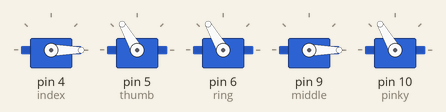
This sketch was run on a simulated Arduino Uno, built with avr-gcc and run on an emulated ATmega328P. Shown: 5 × servo.

Above: at 4.05 s.
At 16.0 s:
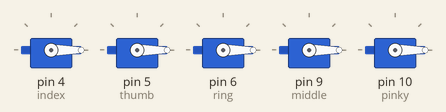
Timing chart, 0 to 19.6 s (numbered marks = the images above):
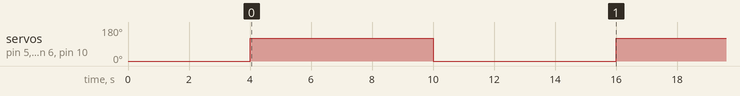

The sketch:

Hand_Peace.ino
```cpp
#include <Servo.h>

Servo index;
Servo thumb;
Servo ring;
Servo middle;
Servo pinky;

void setup() {
  index.attach(4);
  thumb.attach(5);
  ring.attach(6);
  middle.attach(9);
  pinky.attach(10);
  index.write(0);
  thumb.write(0);
  ring.write(0);
  middle.write(0);
  pinky.write(0);
  delay(4000);
}

void loop() {
  // index.write(0);
  thumb.write(120);
  ring.write(120);
  // middle.write(0);
  pinky.write(120);
  delay(6000);
  // index.write(0);
  thumb.write(0);
  ring.write(0);
  // middle.write(0);
  pinky.write(0);
  delay(6000);
}
```

Measured:
- by itself, servo on pin 5 (thumb), servo on pin 6 (ring), servo on pin 10 (pinky): alternates 120° for 6.0 s and 0° for 6.0 s
